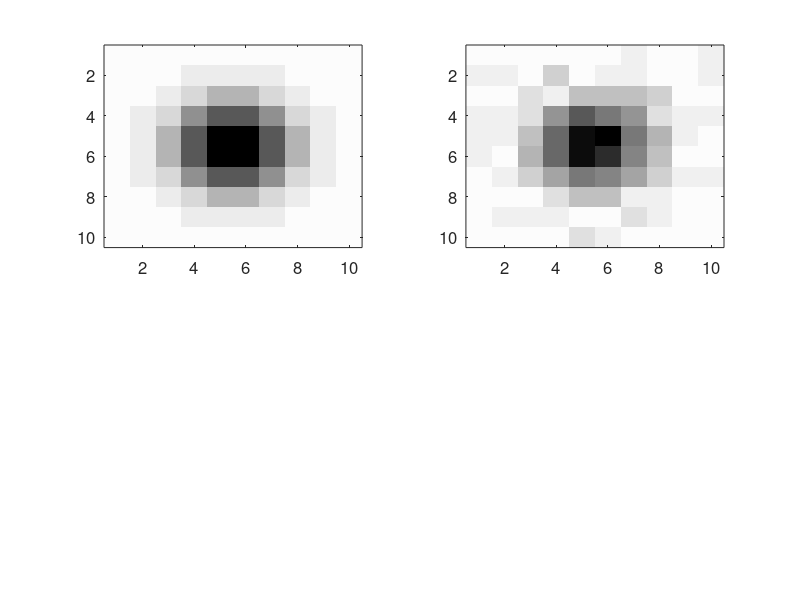
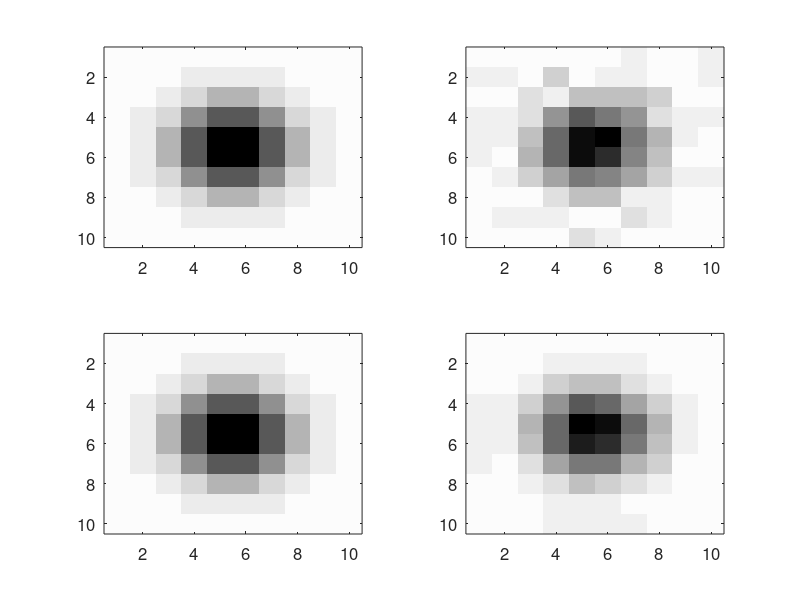

The MATLAB source for these figures, in order: (Note: this script raises an error after producing the figures.)
% Victor Z
% UW-Madison, 2020
% images are matrices

clc;  clear all; close all hidden; 
format short 

% specify mean and covariance 
mu = [0 0];
Sigma = [1 0; 0 1]; % nocorrelation

% evaluate probability density function in domain(-3,3 and -3,3)
nmesh = 10;
x1 = linspace(-3,3,nmesh); x2 = linspace(-3,3,nmesh); 
[X1,X2] = meshgrid(x1,x2); % create mesh
F = mvnpdf([X1(:) X2(:)],mu,Sigma); % pdf on mesh
F = 100*reshape(F,length(x2),length(x1));
Fc=uint8(F)

% plot pdf and confidence interval
figure(1)
subplot(2,2,1)
c=linspace(0.99,0.0,64)';
C=[c,c,c];
imagesc(Fc)
colormap(C);
set(gca,'FontSize',12)

% add noise
subplot(2,2,2)
rng(0)
F2=F+normrnd(0,1,10,10);
F2c=uint8(F2)
imagesc(F2c)
colormap(C);
set(gca,'FontSize',12)

print -depsc image_field.eps

% compute rank of matrices
rank(double(Fc))
rank(double(F2c))

% compute SVD of matrices
[U,S,V]=svd(double(Fc));

% compute SVD of matrices
[U2,S2,V2]=svd(double(F2c));

% compute rank-1 approximation of Fc  
D=U(:,1:1)*S(1:1,1:1)*V(:,1:1)'
D=uint8(D)
subplot(2,2,3)
imagesc(D)
colormap(C);
set(gca,'FontSize',12)

% compute rank-1 approximation of Fc2  
D2=U2(:,1:1)*S2(1:1,1:1)*V2(:,1:1)';
D2=uint8(D2);
subplot(2,2,4)
imagesc(D2)
colormap(C);
set(gca,'FontSize',12)
print -depsc svd_matrix_images.eps


input.data = F2c;
input.dataFormat = {'%.0f'};
input.makeCompleteLatexDocument = 1;
latex = latexTable(input);

% save LaTex code as file
fid=fopen('MyMatrix.tex','w');
[nrows,ncols] = size(latex);
for row = 1:nrows
    fprintf(fid,'%s\n',latex{row,:});
end
fclose(fid);
